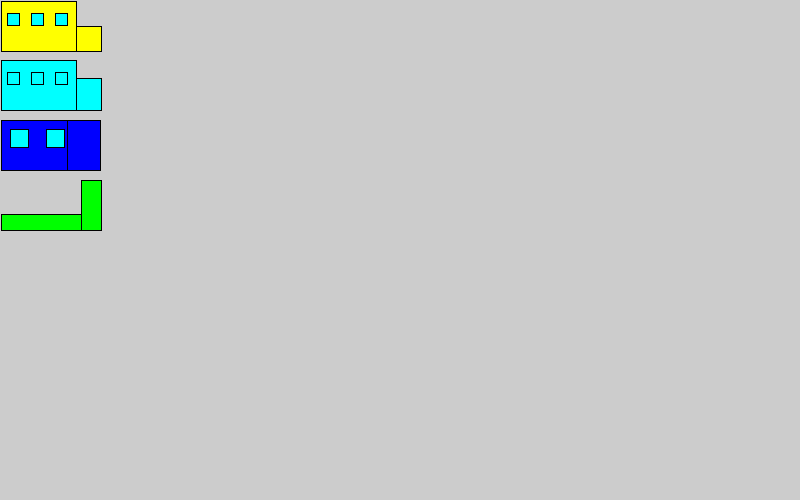
Frame 1 (no input)
Frame 60 (the mouse pressed at the canvas centre just before this capture): identical to frame 1, image omitted
Frame 120 (the mouse held since frame 60 and released just before this capture): identical to frame 1, image omitted

The Processing sketch that drew this single still picture (run headless with seeded random() and noise(); from frame 60 on, the mouse is pressed at the canvas centre):

// Processing sketch: Trucks
// ── Trucks.pde
BodyWorks b;
BodyWorks p;
BodyWorks c;
BodyWorks m;


void setup(){
  size(800,500);
  b= new BodyWorks(1, 1,100,50, color(255,255,0), 5,3,1);
  p= new BodyWorks(1, 60,100,50, color(0,255,255), 5,3,2);
  c= new BodyWorks(1, 120,100,50, color(0,0,255), 5,2,3);
  m= new BodyWorks(1, 180,100,50, color(0,255,0), 5,3,4);
  
}

void draw(){
  b.drraw();
  p.drraw();
  c.drraw();
  m.drraw();

  

}

// ── Bike.pde
class Bike extends VGround{
  
  protected VGround Bike;
  protected BodyWorks bodyWorks;
  protected Wheel lWheel;
  protected Wheel rWheel;
  protected int x,y,w,h,noWin;
  protected int vh = 2;
  protected float v;
  protected color clr;
  
  
  Bike(int x, int y, int w, int h, color clr, float v,int noWin) { 
    super(x,y,w,h,clr,v,noWin,4);
    this.x = x;
    this.y = y;
    this.h = h;
    this.w = w;
    this.v = v;
    this.noWin = noWin;
    Bike= new VGround(x,y,w,h,clr,v,noWin,4);
  }
 
 public void drraw(){
    Bike.drraw(); 
 } 

}

// ── Body.pde
public class Body extends Component {
  
  protected float x;
  protected float y;
  protected float w;
  protected float h;
  protected color clr;

 
  Body(float w, float h, color clr, float x, float y) { 
    super(x, y);
    this.w = w;
    this.h = h;
    this.clr = clr;
    this.x = x;
    this.y = y;
  }
  
  public void drraw(){
    rectMode(CORNER);
    fill(clr);
    rect(x, y, w, h);
  }
  
}

// ── BodyWorks.pde
class BodyWorks{
 
  
  protected Body tBody;
  protected Body tHead;
  protected Window[] tWindows;
  protected int x,y,w,h,noWin;
  protected float v;
  protected color clr;
  
  public BodyWorks(int x, int y, int w, int h, color clr, float v,int noWin,int vh){
    this.x = x;
    this.y = y;
    this.h = h;
    this.w = w;
    this.v = v;
    this.noWin = noWin;
    
    
    
    
    
    if(vh==1){
      tBody = new Body(((w/4)*3),h,clr,x,y);
      tHead = new Body(w/4,h/2,clr,x+((w/4)*3),y+h/2);
    }
    else if(vh==2){
      tBody = new Body(((w/4)*3),h,clr,x,y);
      tHead = new Body(w/4,(h/3)*2,clr,x+((w/4)*3),y+(h/3)+2);     
    }
    else if(vh==3){
      tBody = new Body((w/3)*2,h,clr,x,y);
      tHead = new Body(w/3,h,clr,x+((w/3)*2),y);  
      
    }
    else if(vh==4){
      tBody = new Body(w,h/3,clr,x,y+((h/3)*2)+2);
      tHead = new Body(w/5,h,clr,x+((w/5)*4),y); 
      this.noWin=0;
      
    }
    else{
      tBody = new Body(((w/4)*3),h,clr,x,y);
      tHead = new Body(w/4,h/2,clr,x+((w/4)*3),y+h/2);
    }
    
    
    
    
    
    tWindows = new Window[noWin];
    
    for(int i=0; i<noWin; i++){
      tWindows[i] = new Window(((w/4)*3)/(noWin*2), color(0, 255, 255),  x+((w/4)*3)/(noWin*2)+((w/4)*3)/(noWin*2)*i+(((w/4)*3)/(noWin*2)*i), y +3.0*h/8.0);
    }
    
  }
  
  
  
  public void drraw(){
    tBody.drraw();
    tHead.drraw();
    for(int i=0; i<noWin; i++)
      tWindows[i].drraw();
  }
  
  
  public void moveX(){
    
    tBody.moveX(v);
    tHead.moveY(v);
    
    for(int i=0; i<noWin; i++){
      tWindows[i].moveX(v);
    }
  }
  
  
  public void moveY(){
    tBody.moveX(v);
    tHead.moveY(v);
    
    for(int i=0; i<noWin; i++){
      tWindows[i].moveY(v);
    }
  }

}

// ── Car.pde
class Car extends VGround{
  
  protected VGround Car;
  protected BodyWorks bodyWorks;
  protected Wheel lWheel;
  protected Wheel rWheel;
  protected int x,y,w,h,noWin;
  protected int vh = 2;
  protected float v;
  protected color clr;
  
  
  Car(int x, int y, int w, int h, color clr, float v,int noWin) { 
    super(x,y,w,h,clr,v,noWin,3);
    this.x = x;
    this.y = y;
    this.h = h;
    this.w = w;
    this.v = v;
    this.noWin = noWin;
    Car= new VGround(x,y,w,h,clr,v,noWin,3);
  }
 
 public void drraw(){
   Car.drraw(); 
 } 

}

// ── Component.pde
class Component{
  protected float x;
  protected float y;
  
  Component(float x, float y) { 
    this.x = x;
    this.y = y;
  }
 
  
  public void moveX(float x){
    this.x += x;
  }
  
  public void moveY(float y){
    this.y += y;
  }
}

// ── Truck.pde
class Truck extends VGround{
  
  protected VGround Truck;
  protected BodyWorks bodyWorks;
  protected Wheel lWheel;
  protected Wheel rWheel;
  protected int x,y,w,h,noWin;
  protected int vh = 2;
  protected float v;
  protected color clr;
  
  
  Truck(int x, int y, int w, int h, color clr, float v,int noWin) { 
    super(x,y,w,h,clr,v,noWin,1);
    this.x = x;
    this.y = y;
    this.h = h;
    this.w = w;
    this.v = v;
    this.noWin = noWin;
    Truck= new VGround(x,y,w,h,clr,v,noWin,1);
  }
 
 public void drraw(){
   Truck.drraw(); 
 } 

}

// ── VAir.pde
/*class VAir extends BodyWorks{
  protected float x;
  protected float y;
  
  VAir(float x, float y) { 
    this.x = x;
    this.y = y;
  } 
  public void moveX(float x){
    this.x += x;
  }
  
  public void moveY(float y){
    this.y += y;
  }
}*/

// ── VGround.pde
class VGround extends BodyWorks{
  
  protected BodyWorks bodyWorks;
  protected Wheel lWheel;
  protected Wheel rWheel;
  protected int x,y,w,h,noWin;
  protected int vh = 2;
  protected float v;
  protected color clr;
  
  
  VGround(int x, int y, int w, int h, color clr, float v,int noWin,int vh) { 
    super(x,y,w,h,clr,v,noWin,vh);
    this.x = x;
    this.y = y;
    this.h = h;
    this.w = w;
    this.v = v;
    this.vh = vh;
    this.noWin = noWin;
    
    rWheel= new Wheel(w/4+x, y+h, w/10, w/8, 255, 0);
    lWheel= new Wheel(x+(w/4)*3, y+h, w/10, w/8, 255, 0);
    bodyWorks= new BodyWorks(x,y,w,h, clr, v,noWin,vh);
    
  }
 
 public void drraw(){
   bodyWorks.drraw();
   lWheel.drraw();
   rWheel.drraw();
   
 }  
 public void move(int or){
    if(or == 1){//right
      if(v<0)
         v = -v;

      tBody.moveX(v);
      tHead.moveX(v);
      lWheel.moveX(v);
      rWheel.moveX(v);
      for(int i=0; i<noWin; i++){
        tWindows[i].moveX(v);
    }
    }
    if(or == 2){//arriba
      if(v>0)
         v = -v;

      tBody.moveY(v);
      tHead.moveY(v);
      lWheel.moveY(v);
      rWheel.moveY(v);
      for(int i=0; i<noWin; i++){
        tWindows[i].moveY(v);
    }
    }
    if(or == 3){//izquierda
      if(v>0)
         v = -v;
      tBody.moveX(v);
      tHead.moveX(v);
      lWheel.moveX(v);
      rWheel.moveX(v);
      for(int i=0; i<noWin; i++){
        tWindows[i].moveX(v);
    }
    if(or == 4){//abajo
      if(v<0)
         v = -v;
      tBody.moveY(v);
      tHead.moveY(v);
      lWheel.moveY(v);
      rWheel.moveY(v);
      for(int i=0; i<noWin; i++){
        tWindows[i].moveY(v);
      }
    }
  }
}

}

// ── Wheel.pde
public class Wheel extends Component{
  private float d, D;
  private color clrI=255, clrO = color (100, 100, 100);
  
  public Wheel(float x, float y, float d, float D, color clrI, color clrO){
    super(x, y);
    this.d = d;
    this.D = D;
    this.clrI = clrI;
    this.clrO = clrO;
  }
  
  public void drraw(){
    ellipseMode(RADIUS);
    fill(clrO);
    ellipse(x, y, D, D);
    fill(clrI);
    ellipse(x, y, d, d);
  }
}

// ── Window.pde
public class Window extends Component{
  private float size;
  private color clr;
  
  Window(float size, color clr, float x, float y) {
    super(x, y);
    this.size = size;
    this.clr = clr;
  }
  
  public void drraw(){
    rectMode(CENTER);
    fill(clr);
    rect(x, y, size, size);
  }
 
}

// ── Wing.pde
public class Wing extends Component{
  private color clr;
  private int size;
  
  Wing(int size, color clr, float x, float y) {
    super(x, y);
    this.size = size;
    this.clr = clr;
  }
  
  public void drraw(){
    fill(clr);
    triangle(x, y, x+size, y,x+(size/2),y+size);
  }
 
}
